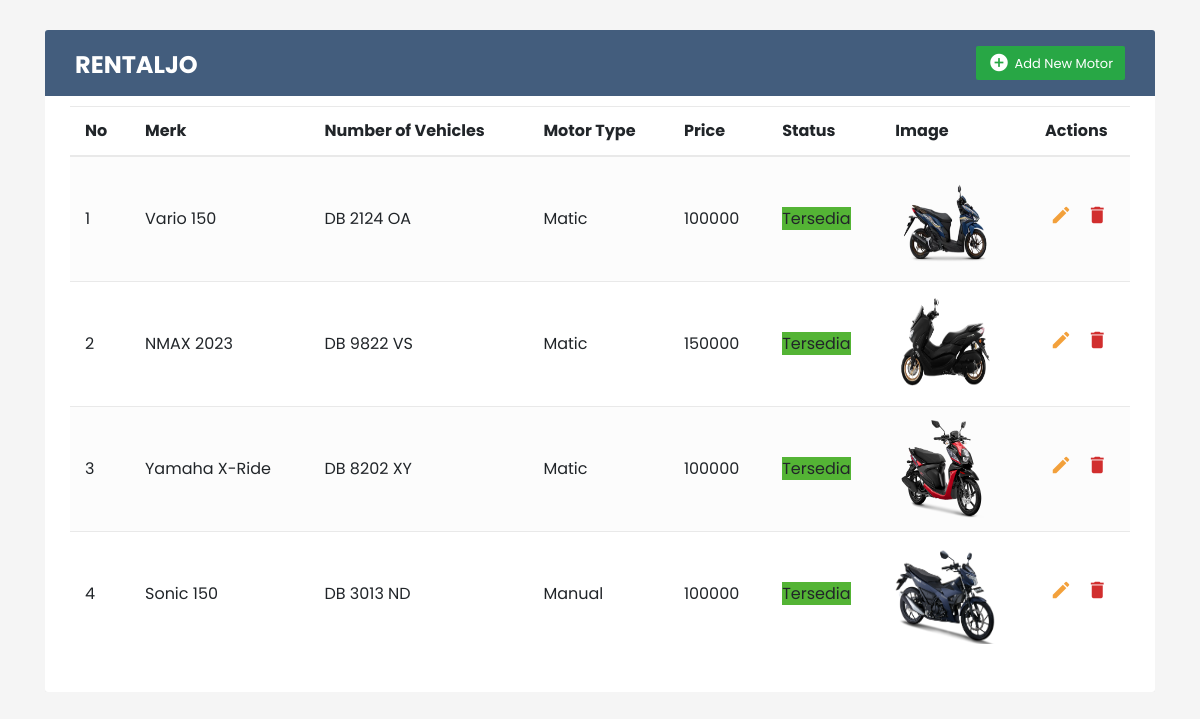
Before: /Admin/motor.php with the older database file.
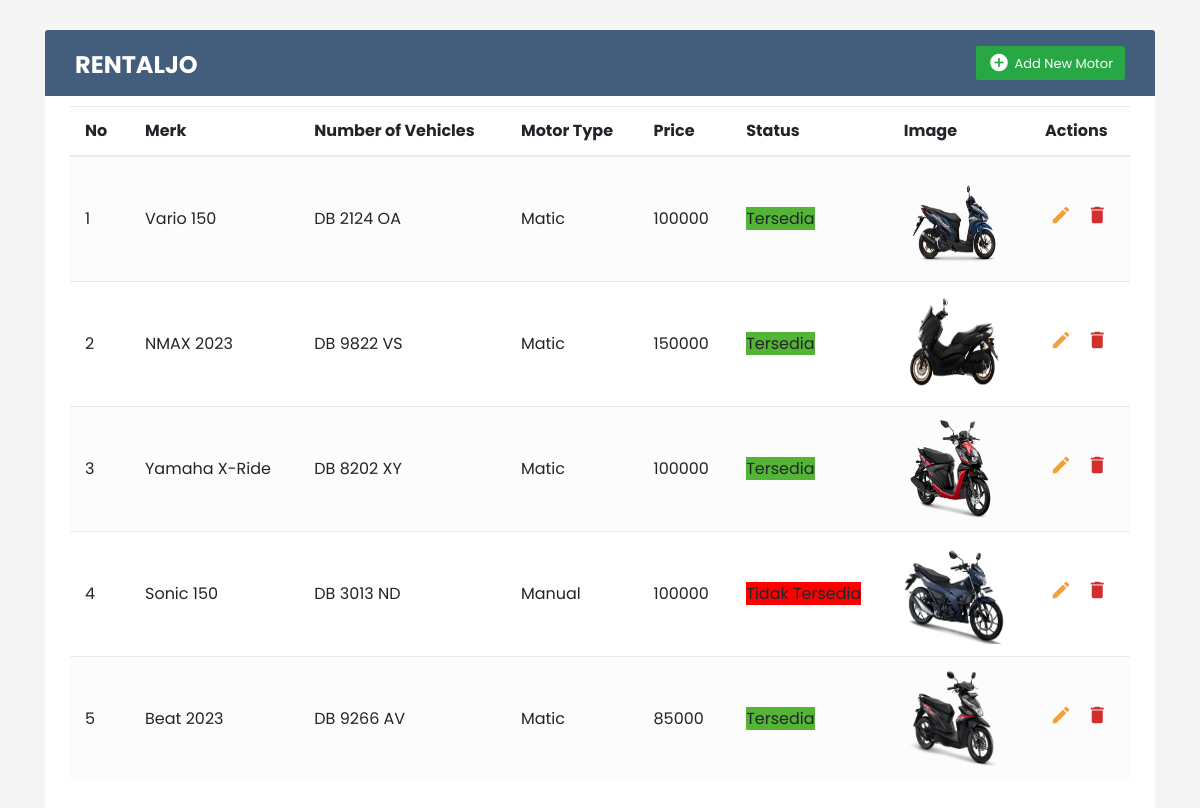
After: the same page with the newer database file.
### tables this page shows
CREATE TABLE `tb_motor` (
  `id_motor` int(10) NOT NULL,
  `no_plat` varchar(15) NOT NULL,
  `jenis_motor` varchar(20) NOT NULL,
  `merk` varchar(20) NOT NULL,
  `gambar` text NOT NULL,
  `harga` varchar(25) NOT NULL,
  `status` enum('0','1') NOT NULL
);

### Admin/motor.php (the view, shortened to what this page needs)
<!DOCTYPE html>
<html lang="en">
<head>
	<link rel="stylesheet" href="https://stackpath.bootstrapcdn.com/bootstrap/4.5.0/css/bootstrap.min.css">
	<link rel="stylesheet" href="https://maxcdn.bootstrapcdn.com/font-awesome/4.7.0/css/font-awesome.min.css">
	<link rel="stylesheet" href="css/style.css">
</head>
<body>
	<div class="content-wrapper">
		<div class="container-xl">
			<div class="table-responsive">
				<div class="table-wrapper">
					<div class="table-title">
						<div class="row">
							<div class="col-sm-6">
								<h2><b>RENTALJO</b></h2>
							</div>
							<div class="col-sm-6">
								<a href="admin.php?p=addmotor" class="btn btn-success"><i
										class="material-icons">&#xE147;</i>
									<span>Add New Motor</span></a>
							</div>
						</div>
					</div>
				<?php
				$servername = "localhost";
				$username = "root";
				$password = "";
				$dbname = "db_rental_motor";
				$conn = new mysqli($servername, $username, $password, $dbname);
				$no = 0;
				$query = "SELECT * FROM tb_motor";
				$result = mysqli_query($conn, $query);
				if (mysqli_num_rows($result) > 0) {
					echo '<table class="table table-striped table-hover">
					<thead>
					<tr>
						<th>No</th>
						<th>Merk</th>
						<th>Number of Vehicles</th>
						<th>Motor Type</th>
						<th>Price</th>
						<th>Status</th>
						<th>Image</th>
						<th>Actions</th>
					</tr>
				</thead>';
        while ($row = mysqli_fetch_assoc($result)) {
			$no++;
            echo '<tr>
                    <td>' . $no . '</td>
                    <td>' . $row['merk'] . '</td>
                    <td>' . $row['no_plat'] . '</td>
                    <td>' . $row['jenis_motor'] . '</td>
                    <td>' . $row['harga'] . '</td>
					<td><span class="label label-' . ($row['status'] ? "success" : "danger") . '" style="background-color: ' . ($row['status'] ? "#54B435" : "#FF0000") . ';">' . ($row['status'] ? "Tersedia" : "Tidak Tersedia") . '</span></td>
					<td><img src="uploads/' . $row['gambar'] . '" width="100" height="100" alt="Motor Image"></td>
					<td>
									<a href="admin.php?p=updatemotor&menu_upd='.$row['id_motor'].'"" class="edit"><i class="material-icons" data-toggle="tooltip"
											title="Edit">&#xE254;</i></a>
									<a href="deleteMotor.php?menu_del='.$row['id_motor'].'" class="delete"><i class="material-icons"
											data-toggle="tooltip" title="Delete">&#xE872;</i></a>
								</td>
                </tr>';
        }
        echo '</table>';
    } else {
        echo 'Tidak ada data motor.';
    }
	?>
				</div>
			</div>
		</div>
	</div>
</body>
</html>

### Admin/css/style.css (style rules this page uses)
body { color: #566787; background: #f5f5f5; font-family: 'Poppins', sans-serif; font-size: 16px; }
.table-responsive { margin: 30px 0; }
.table-wrapper { background: #fff; padding: 20px 25px; border-radius: 3px; min-width: 1000px; box-shadow: 0 1px 1px rgba(0,0,0,.05); }
.table-title { padding-bottom: 15px; background: #435d7d; color: #fff; padding: 16px 30px; min-width: 100%; margin: -20px -25px 10px; border-radius: 3px 3px 0 0; }
.table-title h2 { margin: 5px 0 0; font-size: 24px; }
.table-title .btn, .delete .btn { color: #fff; float: right; font-size: 13px; border: none; min-width: 50px; border-radius: 2px; border: none; outline: none !important; margin-left: 10px; }
.table-title .btn i, .delete .btn i { float: left; font-size: 21px; margin-right: 5px; }
.table-title .btn span, .delete .btn span { float: left; margin-top: 2px; }
table.table tr th, table.table tr td { border-color: #e9e9e9; padding: 12px 15px; vertical-align: middle; }
table.table tr th:first-child { width: 60px; }
table.table tr th:last-child { width: 100px; }
table.table-striped tbody tr:nth-of-type(odd) { background-color: #fcfcfc; }
table.table td:last-child i { opacity: 0.9; font-size: 22px; margin: 0 5px; }
table.table td a { font-weight: bold; color: #566787; display: inline-block; text-decoration: none; outline: none !important; }
table.table td a.edit { color: #F29727; }
table.table td a.delete { color: #CD1818; }
table.table td i { font-size: 19px; }

Changed rows visible on the page:
changed tb_motor "Sonic 150": status "Tersedia" → "Tidak Tersedia"
added tb_motor: merk "Beat 2023", no_plat "DB 9266 AV", jenis_motor "Matic", harga "85000", status "Tersedia", gambar (picture)
